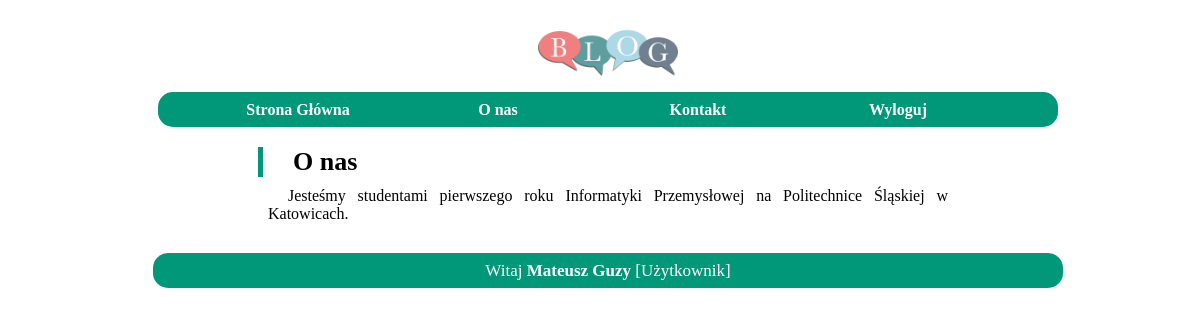
Page /admin/admin.php?opcja=onas (signed in) on the committed database.
### tables this page shows
CREATE TABLE `onas` (
  `id` int(11) NOT NULL,
  `tytul` varchar(255) NOT NULL,
  `tresc` text NOT NULL
);

CREATE TABLE `logowanie` (
  `id` int(11) NOT NULL,
  `login` varchar(40) NOT NULL,
  `haslo` varchar(255) NOT NULL,
  `grupa` varchar(40) NOT NULL,
  `imie` varchar(40) NOT NULL,
  `nazwisko` varchar(40) NOT NULL
);

### admin/admin.php (the view, shortened to what this page needs)
<!DOCTYPE html>
<html>
    <head>
        <link rel="stylesheet" href="../style.css" type="text/css">
    </head>
    <body>
        <div class="content">
            <header>
                <img src="../img/blog.png" alt="Blog" />
            </header>
            <nav>
                <ol>
                    <li><a href="?opcja=stronaglowna">Strona Główna</a>
                    </li>
                    <li><a href="?opcja=onas">O nas</a>
                    </li>
                    <?php if($_SESSION['grupa']== "A") { ?>
                            <li><a href="?opcja=uzytkownik">Użytkownicy</a>
                            <ol>
                                <li><a href="?opcja=dodajuzytkownika">Dodaj użytkownika</a></li>
                            </ol>
                            </li>
                    <?php } else { ?>
                            <li><a href="?opcja=kontakt">Kontakt</a>
                    <?php   } ?>
                    </li>
                    <li><a href="?opcja=wyloguj">Wyloguj</a></li>
                </ol>
            </nav>
            <main>
                <?php
                    if(isset($_GET['opcja'])) {
                        if($_GET['opcja']=="onas") {
                            include("../php/onas.php");
                        }
                    } else {
                        include("../php/stronaglowna.php");
                    }
                ?>
            </main>
        </div>
        <footer>
            <?php
                if(isset($_SESSION['login'])) {
                    echo "<div class = 'footer'>";
                    $pol = mysqli_connect("localhost","mateusz","mateusz","text");
                    if(!$pol) {
                        echo "Brak połączenia z BD";
                        exit();
                    } else {
                        $sql = "SELECT * FROM logowanie WHERE login='$_SESSION[login]'";
                        $zap = mysqli_query($pol,$sql);
                        $dane = mysqli_fetch_array($zap);
                        echo "Witaj ". "<b>".$dane['imie']." ". $dane['nazwisko']."</b>"." [";
                        if($dane['grupa']=="A") {
                            echo "Administrator";
                        } else {
                            echo "Użytkownik";
                        }
                        echo "]";
                    }
                    echo "</div>";
                }
                ?>
        </footer>
    </body>
</html>

### php/onas.php (shortened to what this page needs)
<?php
    $pol = mysqli_connect("localhost","mateusz","mateusz","text");
    if(!$pol) {
        echo "Brak połączenia z BD";
    } else {
        $zap = mysqli_query($pol,"SELECT * FROM onas");
        if(!mysqli_num_rows($zap)) {
            echo "Brak informacji";
        } else {
            while($dane=mysqli_fetch_array($zap)) {
                ?>
                <article>
                    <div class="tytula"><?php echo $dane["tytul"] ?></div>
                    <div class="tresca"><?php echo $dane["tresc"] ?></div>
                </article>
                <?php
            }
        }
    }
?>

### style.css (style rules this page uses)
body { width: 100%; background-repeat: repeat-x; background-color: #ffffff; }
.content { margin: auto; width: 900px; padding: 10px; background-color: #fff; border-radius: 20px 20px 20px 20px; }
header { text-align: center; margin: auto; width: 750px; border-radius: 20px 20px 20px 20px; }
header img { width: 140px; }
nav { background-color: #009879; color: #ffffff; clear: both; height: 35px; border-radius: 15px 15px 15px 15px; }
nav ol li { line-height: 35px; list-style-type: none; float: left; width: 200px; text-align: center; color: #000; }
nav ol { margin: auto; }
nav ol li a:link, .rejestracja:link { text-decoration: none; font-weight: bold; color: #ffffff; }
footer { margin: auto; width: 900px; padding: 5px; background-color: #009879; margin-top: 10px; font-size: 10px; clear: both; line-height: 15px; height: 25px; border-radius: 15px 15px 15px 15px; }
.footer { color: #ffffff; background-color: #009879; text-align: center; font-size: 17px; margin: auto; line-height: 25px; }
.tytula { font-size: 26px; font-weight: bold; border-left: 5px solid #009879; padding-left: 30px; }
.tresca { font-weight: 12px; padding: 10px; text-indent: 20px; }
article { text-align: justify; width: 700px; margin: auto; padding: 20px 20px 0 20px; }

### rows in the picture
onas: tytul "O nas", tresc "Jesteśmy studentami pierwszego roku Informatyki Przemysłowej na Politechnice Śląskiej w Katowicach."
logowanie: imie "Mateusz", nazwisko "Guzy"
